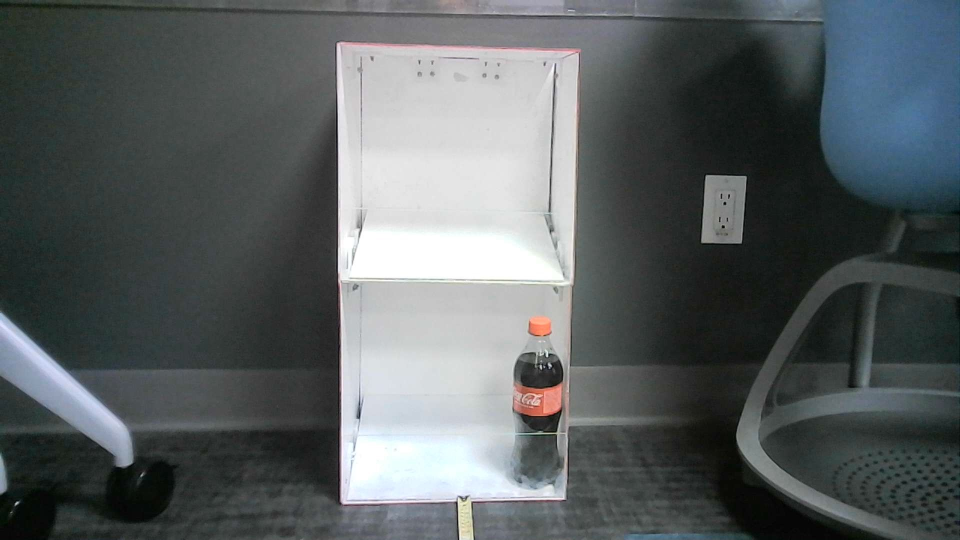
#> input picture test1_images/WIN_20220926_20_04_23_Pro.jpg, 1920 x 1080 px (shown at 1/2 size); its folder holds only this picture in this run
$ python aproach3_fridge_detection.py
#> lines starting #> are read from the running program, lines starting #| are printed output that depends on the picture; after the words box and inside, x2 and y2 are one past the last pixel; in counts of white or black regions, pixels touching at a corner belong together
from matplotlib import test
import numpy as np
import cv2 as cv
import matplotlib.pyplot as plt
import os
import time

def generate_tresh_combinations(label_img, num_labels):
    unique_labels = np.unique(label_img)
    step = int(255/num_labels)

    result_1 = label_img
    for i in range(num_labels):
        result_1 = np.where(label_img == unique_labels[i], (i+1)*step, result_1)

    j = 1
    tresholds = []
    resulting_images = [result_1]
    while (j+1)*step <= 255:
        tresholds.append( int((j*step + (j+1)*step)/2) )
        j += 1

    print( "tresholds are: {t}".format(t=tresholds) )
    for i in range(num_labels):
        if i == 0:
            lower_bound = 0
            upper_bound = tresholds[0]
        elif i == num_labels-1:
            lower_bound = tresholds[-1]
            upper_bound = 255
        else:
            lower_bound = tresholds[i-1]
            upper_bound = tresholds[i]
        result_n = cv.inRange(result_1, (lower_bound), (upper_bound))
        contours, _ = cv.findContours(result_n, cv.RETR_TREE, cv.CHAIN_APPROX_SIMPLE)
        #contours = [i for i in contours if len(i) == 4]
        result_n = cv.merge([result_n, result_n, result_n])
        #result_n = cv.drawContours(result_n, contours, -1, (0,255,0), 3)
        image_area = result_n.shape[0]*result_n.shape[1]
        dim = (result_n.shape[1]//2, result_n.shape[0]//2)

        new_contours = []
        for cnt in contours:
            area = cv.contourArea(cnt)
            if area > image_area*(1/20):
                new_contours.append(cnt)

        for i in range(len(new_contours)):
            result_n_copy = result_n.copy()
            result_n_copy = cv.drawContours(result_n_copy, new_contours, i, (0,0,255), 3)
            result_n_copy = cv.resize(result_n_copy, dim)
            cv.imshow("coutour", result_n_copy)
            print("i = " + str(i))
            cv.waitKey(0)

        resulting_images.append(result_n)
    return resulting_images


test_images_dir = "./test1_images/"
raw_images_dirs = []
for image in os.listdir(test_images_dir):
    if image.endswith(".jpg"):
        raw_images_dirs.append(os.path.join(test_images_dir, image))

for image_name in raw_images_dirs:
    test_image = cv.imread(image_name)
#> test_image is the input picture: shape (1080, 1920, 3); mean B, G, R 96.5, 95.3, 89.5

    """
    kernel = np.array([[0, -1, 0],
                   [-1, 5,-1],
                   [0, -1, 0]])
    gray_image = cv.filter2D(src=gray_image, ddepth=-1, kernel=kernel) # we sharpen the image
    gray_image = cv.filter2D(src=gray_image, ddepth=-1, kernel=kernel) # we sharpen the image
    #gray_image = cv.filter2D(src=gray_image, ddepth=-1, kernel=kernel) # we sharpen the image

    gray = np.float32(gray_image)
    dst = cv.cornerHarris(gray,2,3,0.04)
    #result is dilated for marking the corners, not important
    dst = cv.dilate(dst,None)
    print(len(dst))
    # Threshold for an optimal value, it may vary depending on the image.
    gray_image = cv.merge([gray_image, gray_image, gray_image])
    gray_image[dst>0.25*dst.max()]=[0,0,255]

    """
    #gray_image = cv.resize(gray_image, ( int(gray_image.shape[1]/2) , int(gray_image.shape[0]/2) ) )

    Z = test_image.reshape((-1,3))
    # convert to np.float32
    Z = np.float32(Z)
    # define criteria, number of clusters(K) and apply kmeans()
    criteria = (cv.TERM_CRITERIA_EPS + cv.TERM_CRITERIA_MAX_ITER, 10, 1.0)
    K = 3
    ret,label,center=cv.kmeans(Z,K,None,criteria,10,cv.KMEANS_RANDOM_CENTERS)
#> ret = 2.42e+09; center = [[105.6, 99.23, 90.12], [217.2, 215.1, 213.5], [46.55, 48.08, 42.41]]
    # Now convert back into uint8, and make original image
    center = np.uint8(center)
#> center = [[105, 99, 90], [217, 215, 213], [46, 48, 42]]
    res = center[label.flatten()]
    res2 = res.reshape((test_image.shape))
    res2 = cv.resize(res2, ( int(test_image.shape[1]/2) , int(test_image.shape[0]/2) ) )
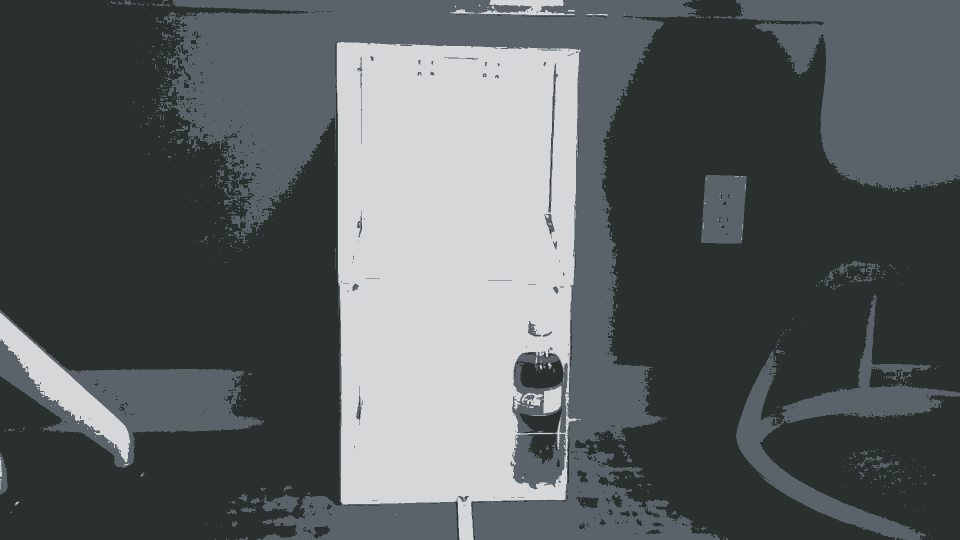
#> res2: shape (540, 960, 3); mean B, G, R 96.1, 95.2, 89.2

    print(np.unique(res2))
#| [ 42  46  48  54  61  66  74  76  78  86  90  97  99 103 104 105 109 115
#|  118 121 128 132 133 152 157 161 182 186 189 213 215 217]
    print("labels shape is: {s}".format(s=label.shape))
#| labels shape is: (2073600, 1)
    print("labels unique values: {u}".format(u=np.unique(label)))
#| labels unique values: [0 1 2]
    cv.imshow("segmented", res2)
    label_img = np.reshape(label, test_image.shape[:2] )
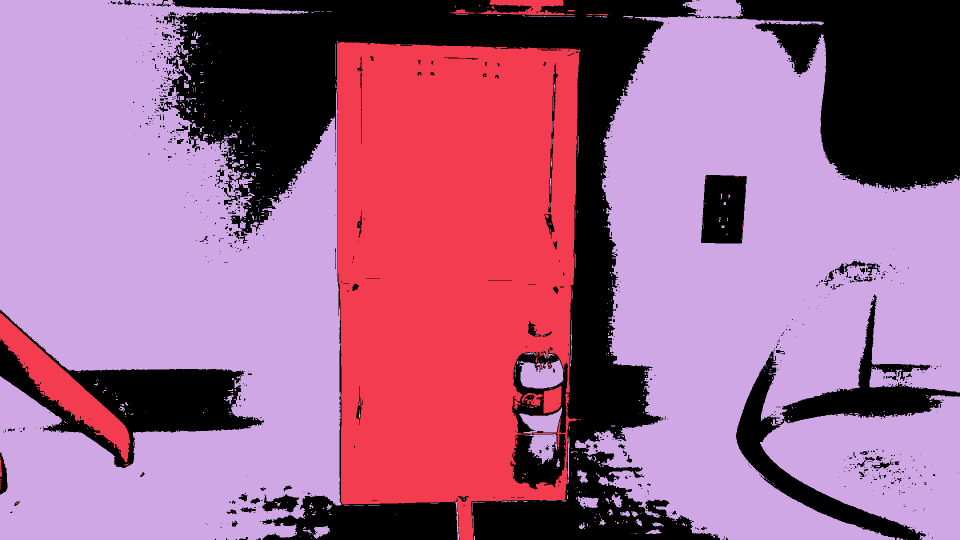
#> label_img: shape (1080, 1920) int32 (shown at 1/2 size); 3 distinct labels, from 0 to 2; one colour per label, 0 black
    label_img = np.uint8(label_img)
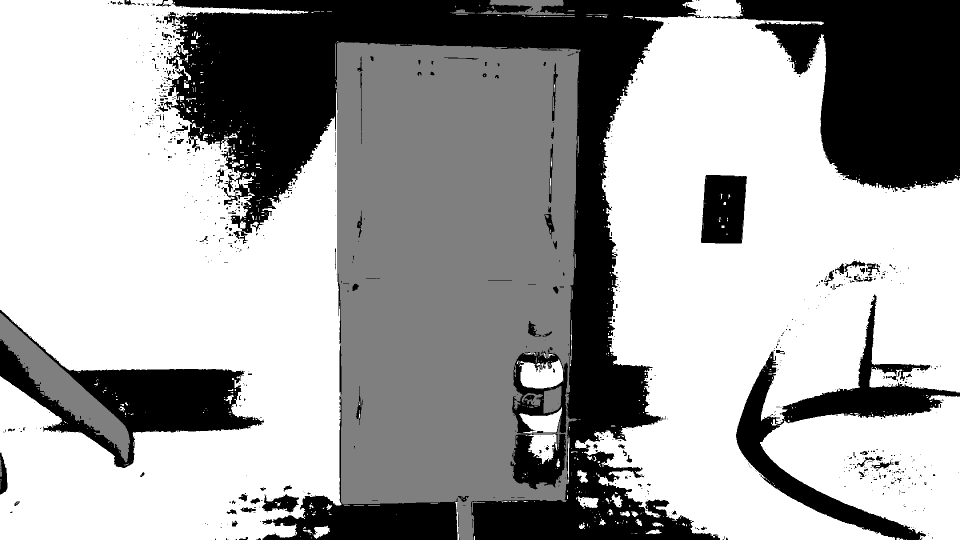
#> label_img: shape (1080, 1920) (shown at 1/2 size); min 0, max 2, mean 1.28; drawn with min black and max white

    processed_images = generate_tresh_combinations(label_img, K)
#> in generate_tresh_combinations, `unique_labels = np.unique(label_img)`: unique_labels = [0, 1, 2]
#> the loop in generate_tresh_combinations, `for i in range(num_labels):` made 3 passes
#> pass 1, in generate_tresh_combinations, `result_1 = np.where(label_img == unique_labels[i], (i+1)*step, result_1)`:
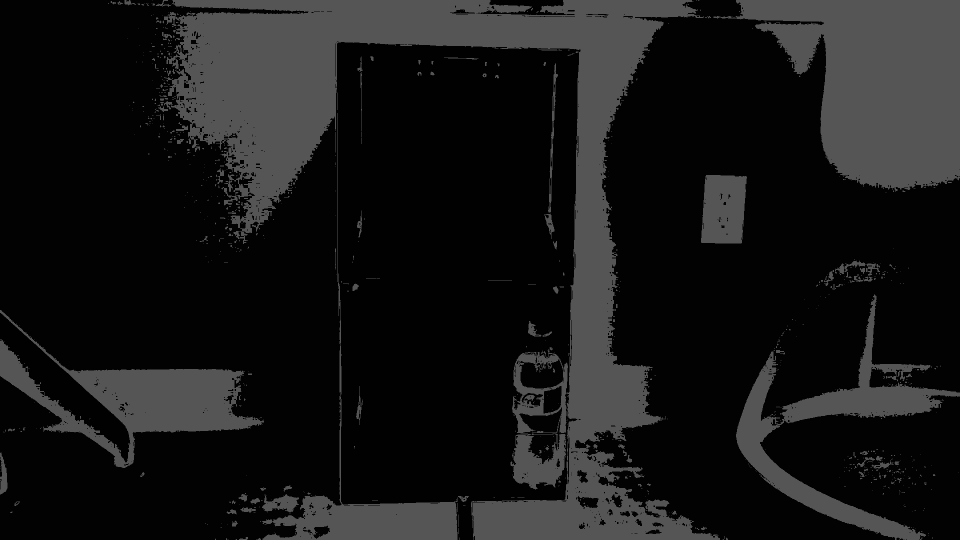
#> result_1: shape (1080, 1920) (shown at 1/2 size); min 1, max 85, mean 23.4
#> the loop in generate_tresh_combinations, `for i in range(num_labels):` made 3 passes
#> pass 1, in generate_tresh_combinations, `result_n = cv.inRange(result_1, (lower_bound), (upper_bound))`:
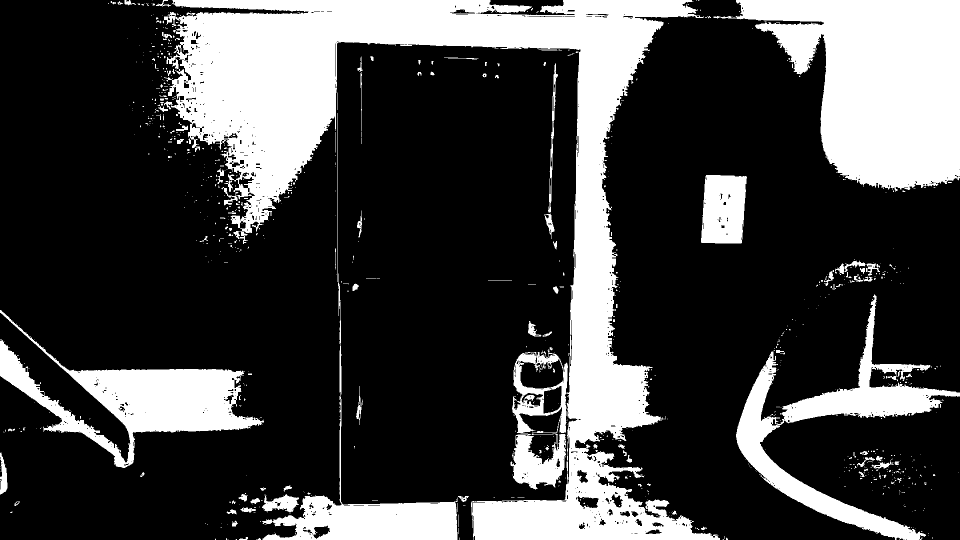
#> result_n: shape (1080, 1920) (shown at 1/2 size); 26% white; 864 white regions (742 under 20 px), largest, box (x1, y1, x2, y2) and area: (328, 0, 1440, 1080) 280198, (1426, 0, 1920, 384) 112938, (0, 620, 528, 936) 45641
#> pass 1, in generate_tresh_combinations, `cv.imshow("coutour", result_n_copy)`:
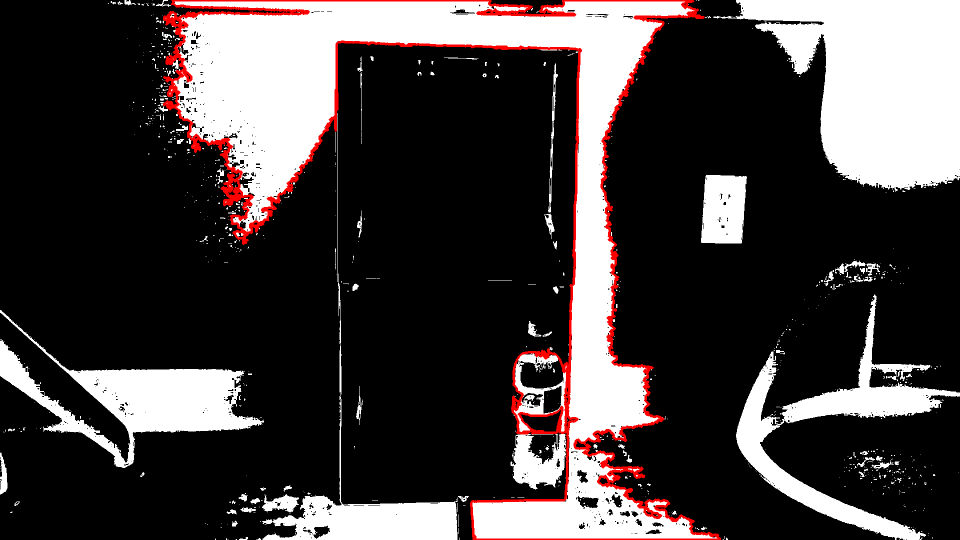
#> window 'coutour': shape (540, 960, 3); mean B, G, R 62.8, 62.8, 68.8
#> after the loop in generate_tresh_combinations, `for i in range(num_labels):`:
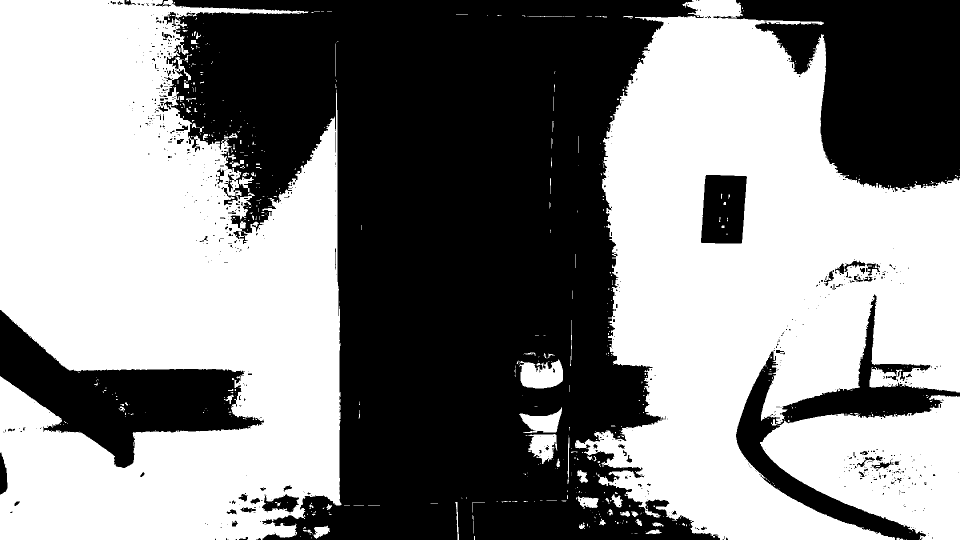
#> result_n: shape (1080, 1920, 3) (shown at 1/2 size); 53.7% white; 757 black regions (664 under 20 px), largest, box (x1, y1, x2, y2) and area: (328, 0, 1440, 1080) 721128, (1426, 0, 1920, 384) 112938, (0, 620, 528, 936) 63266
#> after the loop in generate_tresh_combinations, `for i in range(num_labels):`: resulting_images = 4 items
#> processed_images = 4 items

    """
    # displaying processed images after aplying tresh
    for i in range(len(processed_images)):
        img = cv.resize(processed_images[i], ( int(test_image.shape[1]/2) , int(test_image.shape[0]/2) ) )
        cv.imshow("processed " + str(i), img)
    cv.waitKey(0)
    """
